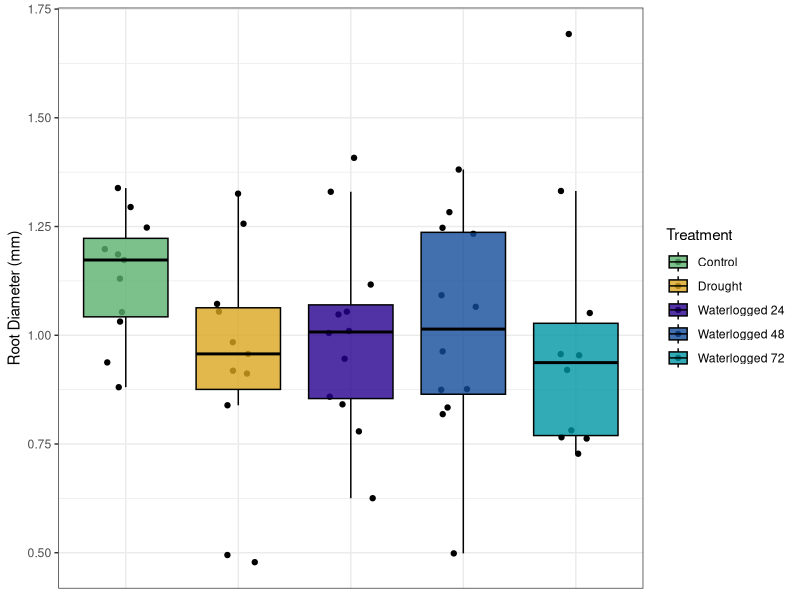
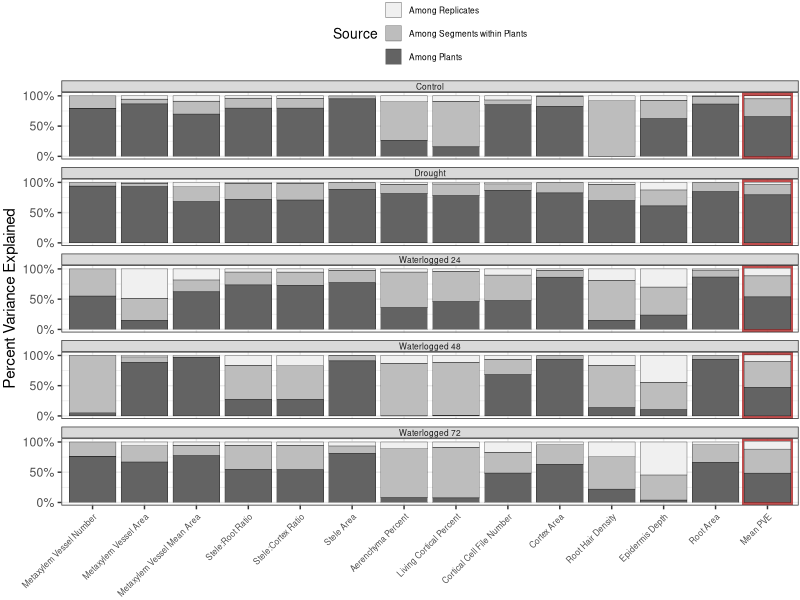
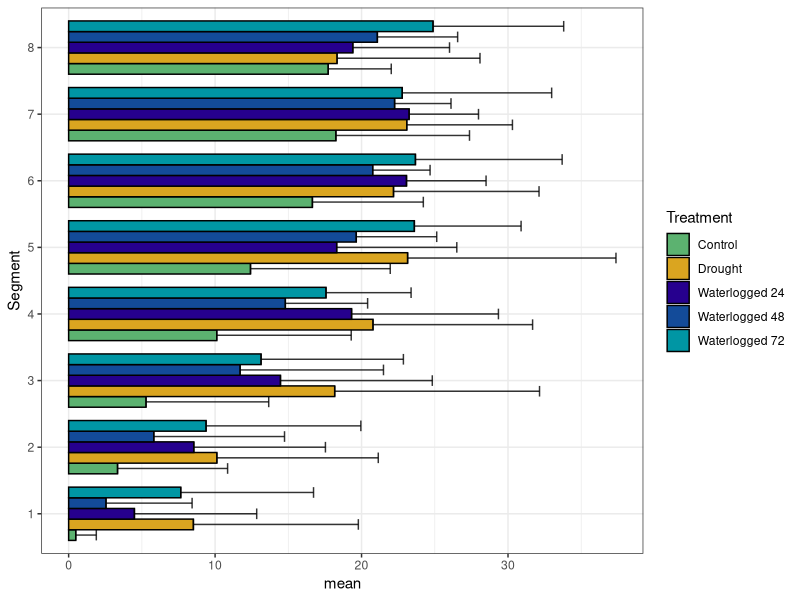
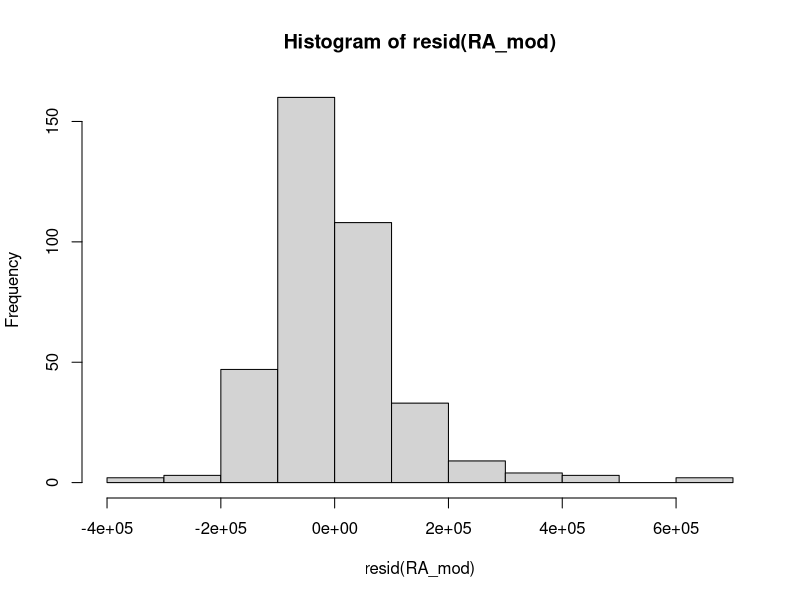
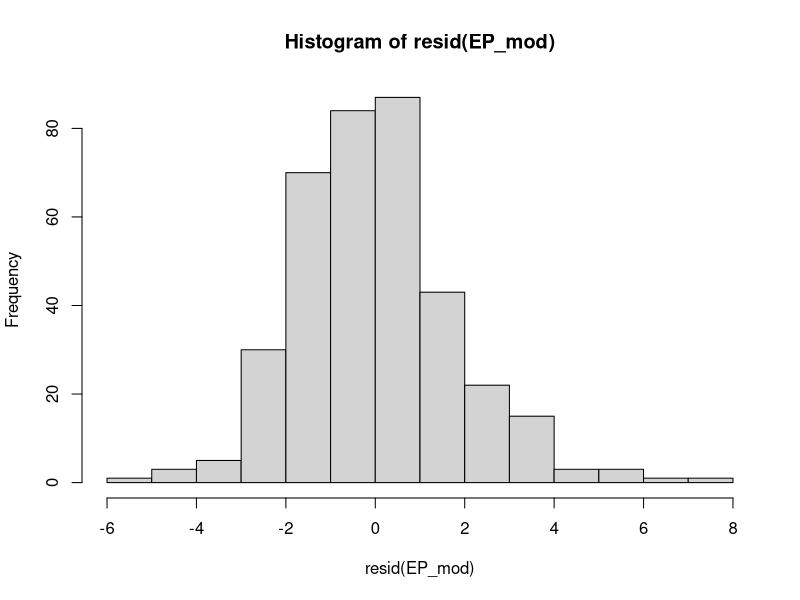
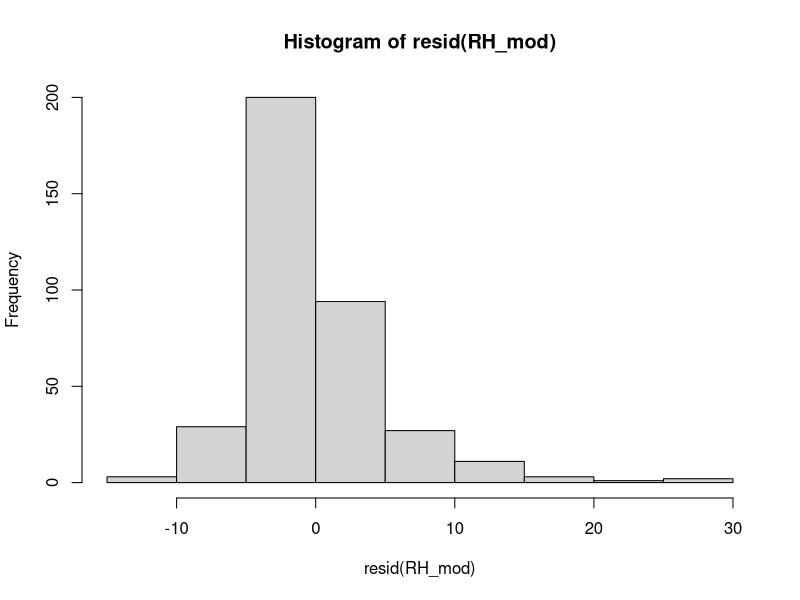
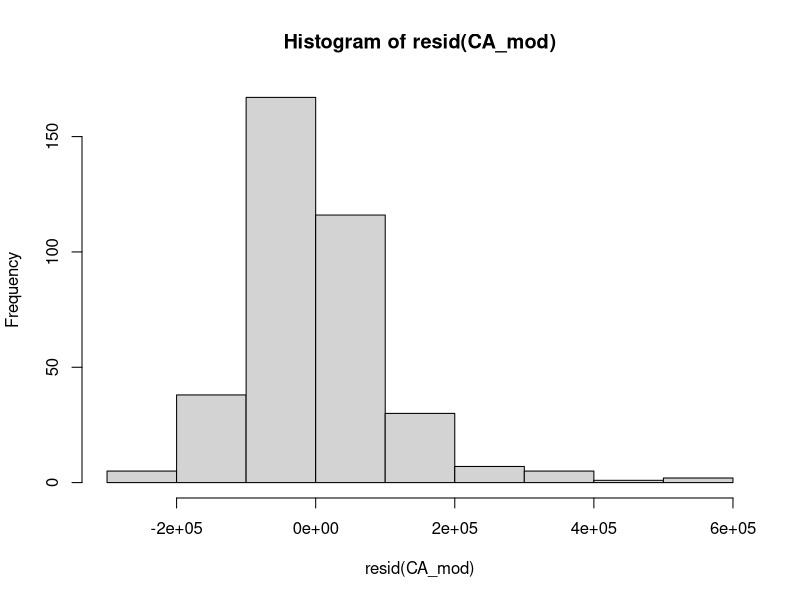
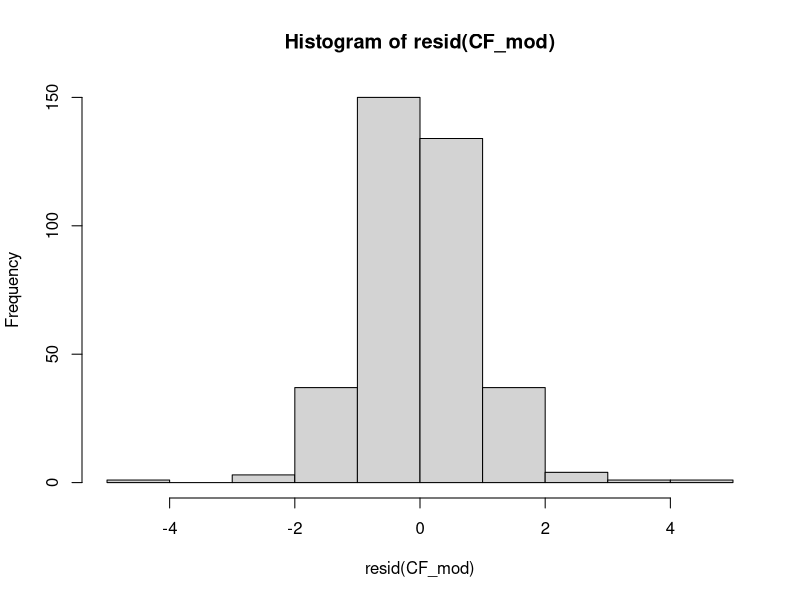

R code for these plots, in order:
### Tripsacum greenhouse experiment
### Root section analysis
### Code by Joel Swift 04-2024

library(tidyverse)
library(readxl)
library(emmeans)
library(ggpubr)
library(lmerTest)
library(viridis)
library(scales)

# Set theme
theme_set(theme_bw())
treatment_palette <- c("Waterlogged 24" = "#26008E",
                       "Waterlogged 48" = "#134B99",
                       "Waterlogged 72" = "#0096A4",
                       "Control" = "#5CB270",
                       "Drought" = "#DAA520")


#### 1) Load data and calculate derived areas and percentages ####
section_data <- read_xlsx("Section_data_plus_metadata.xlsx", sheet = 1)
# Convert couple of columns with NAs to numeric and segment to factor
numeric <- section_data %>% select(`Root Perimeter`:`Root Hair Number`) %>% mutate_if(is.character, as.numeric)
meta <- section_data %>% select(Plant_id:`Image Name`)
section_data <- bind_cols(meta, numeric)
rm(numeric, meta)
# convert all character columns to factor
section_data[sapply(section_data, is.character)] <- lapply(section_data[sapply(section_data, is.character)], as.factor)
section_data$Segment <- as.factor(section_data$Segment)
# Sanity check
summary(section_data)

# Calculate areas (um2)
section_data$`Cortex Area` <- (section_data$`Root Area` - section_data$`Stele Area`)
section_data$`Living Cortical Area` <- section_data$`Cortex Area` - section_data$`Aerenchyma Area`

# Calculate percentages (%)
section_data$`Living Cortical Percent` <- ((section_data$`Cortex Area` - section_data$`Aerenchyma Area`) / section_data$`Root Area`) * 100
section_data$`Aerenchyma Percent` <- (section_data$`Aerenchyma Area` / section_data$`Cortex Area`) * 100
section_data$`Aerenchyma Percent Whole Root` <- (section_data$`Aerenchyma Area` / section_data$`Root Area`) * 100

section_data$`Stele Percent` <- (section_data$`Stele Area` / section_data$`Root Area`) * 100
section_data$`Metaxylem Percent` <- (section_data$`Metaxylem Vessel Area` / section_data$`Stele Area`) * 100

# Ratios (X:Y)
section_data$`Stele:Cortex Ratio` <- section_data$`Stele Area` / section_data$`Cortex Area`
section_data$`Stele:Root Ratio` <- section_data$`Stele Area` / section_data$`Root Area`

# Scale root hair number by perimeter measurement 
section_data$`Root Hair Number` <- section_data$`Root Hair Number` / (section_data$`Root Perimeter`/1000) # Root hairs per mm of root perimeter

# Sanity check
str(section_data)

### Diameter range of roots ###
section_data$root_diameter <- (sqrt(section_data$`Root Area` / pi) * 2)

diameter_df <- section_data %>%
  select(root_diameter, Plant_id, Treatment) %>%
  group_by(Plant_id, Treatment) %>%
  summarize(mean_diameter_mm = (mean(root_diameter, na.rm = TRUE)/1000),
            count = n())

ggplot(diameter_df, aes(x = Treatment, y = mean_diameter_mm, fill = Treatment)) +
  geom_jitter(width = 0.2) +
  geom_boxplot(alpha = 0.8, outlier.colour = NA, color = "black") +
  scale_fill_manual(name = "Treatment", values = treatment_palette) +
  ylab("Root Diameter (mm)") +
  theme(axis.title.x=element_blank(),
        axis.text.x = element_blank(),
        axis.ticks.x = element_blank())

x <- section_data %>%
  select(root_diameter, Plant_id, Treatment) %>%
  group_by(Plant_id) %>%
  summarize(mean_diameter_mm = (mean(root_diameter, na.rm = TRUE)/1000),
            count = n())

# mean and standard error
summary(x$mean_diameter_mm)
sd(x$mean_diameter_mm) / sqrt(length(x$mean_diameter_mm))

#### 2) Check the variance between sections of the same segment of root ####
# Select all plants that have three sections per segment (i.e, have a replicate A, B, and C)
section_data_index <- section_data %>% filter(Replicate %in% c("B", "C"))
section_data_replicated <- section_data %>% filter(Plant_id %in% unique(section_data_index$Plant_id))
rm(section_data_index)

##### Percent variance explained  #####
pve_by_t <- function(trait, treatment_var = "Treatment") {
  # Trait with back ticks
  trait_sym <- as.name(trait)
  # Treatment  levels
  treatments <- unique(section_data_replicated[[treatment_var]])
  # Initialize output list
  output <- list()
  
  # Loop through treatment levels
  for (t in treatments) {
    # Subset data
    data_subset <- section_data_replicated %>% filter(.data[[treatment_var]] == t)
    # Conditional Metaxylem Vessel Number
    formula <- if (trait == "Metaxylem Vessel Number") {
      as.formula(bquote(.(trait_sym) ~ (1 | Plant_id)))
    } else {
      as.formula(bquote(.(trait_sym) ~ (1 | Plant_id) + (1 | Plant_id:Segment)))
    }
    # Fit model
    model <- lmer(formula, data = data_subset)
    
    # Get variance components
    var_comps <- as.data.frame(VarCorr(model))
    total_var <- sum(var_comps$vcov)
    var_comps$PVE <- (var_comps$vcov / total_var)
    
    # Tidy results
    result <- var_comps[, c("grp", "vcov", "PVE")]
    result$Trait <- trait
    result$Treatment <- t
    names(result) <- c("Group", "Variance", "Percent_Variance_Explained", "Trait", "Treatment")
    
    # Rename groups
    result$Group <- dplyr::recode(result$Group,
                                  "Residual" = "Among Replicates",
                                  "Plant_id:Segment" = "Among Segments within Plants",
                                  "Plant_id" = "Among Plants")
    #loop result
    output[[t]] <- result
  }
  
  # Combine and return
  temp <- bind_rows(output)
  return( temp %>%
    select(-Variance) %>%
    pivot_longer(cols = Percent_Variance_Explained, values_to = "PVE"))
}

#Modeling Strategy 
# Variance partitioned by Sources
# (1|Plant_id) = Among plants (regardless of segment) [All Plant_id]
# (1|Plant_id:Segment) = Among Segments [1,2,3,4,5,6,7,8]
# (1|Residual) = Among Replicates [A,B,C]
PVE_df <- rbind(pve_by_t("Root Area"),
                pve_by_t("Epidermis Depth"),
                pve_by_t("Root Hair Number"),
                pve_by_t("Cortex Area"),
                pve_by_t("Cortical Cell File Number"),
                pve_by_t("Living Cortical Percent"),
                pve_by_t("Aerenchyma Percent"),
                pve_by_t("Stele Area"),
                pve_by_t("Stele:Cortex Ratio"),
                pve_by_t("Stele:Root Ratio"),
                pve_by_t("Metaxylem Vessel Area"),
                pve_by_t("Metaxylem Vessel Number"),
                pve_by_t("Metaxylem Vessel Mean Area"))

# There is no variance within replicates for metaxylem number
# so the "residual term" is re-coded for that trait here
PVE_df <- PVE_df %>%
  mutate(Group = if_else(
    Trait == "Metaxylem Vessel Number" & Group == "Among Replicates",
    "Among Segments within Plants",
    Group
  ))

# set factor levels for plotting
PVE_df$Group <- factor(PVE_df$Group, levels = c("Among Replicates",
                                                "Among Segments within Plants",
                                                "Among Plants"))

# Get mean PVE across traits by treatment
mean_pve_df <- PVE_df %>%
  group_by(Treatment, Group) %>%
  summarise(PVE = mean(PVE), .groups = "drop") %>%
  mutate(Trait = "Mean PVE", name = "Percent_Variance_Explained")
PVE_df <- bind_rows(PVE_df, mean_pve_df)

# Factor level for plot right to left. Rename root hair number.
PVE_df$Trait <- factor(PVE_df$Trait, levels = rev(c("Mean PVE","Root Area", "Epidermis Depth", "Root Hair Number",
                                                    "Cortex Area", "Cortical Cell File Number", "Living Cortical Percent", "Aerenchyma Percent",
                                                    "Stele Area", "Stele:Cortex Ratio", "Stele:Root Ratio",
                                                    "Metaxylem Vessel Mean Area", "Metaxylem Vessel Area", "Metaxylem Vessel Number")))
levels(PVE_df$Trait)[levels(PVE_df$Trait) == "Root Hair Number"] <- "Root Hair Density"
# PLOTTING 
Barplot_PVE <- ggplot(PVE_df, aes(x = Trait, y = PVE, fill = Group)) +
  annotate("rect",xmin = 13.5, xmax = 14.5, ymin = -Inf, ymax = Inf, fill = "firebrick", alpha = 0.8) +
  geom_bar(stat = "identity", position = "stack", color = "black", size = 0.1) +
  facet_wrap(~ Treatment, ncol = 1) +
  labs(y = "Percent Variance Explained", fill = "Group") +
  scale_fill_brewer(palette = "Greys", name = "Source") +
  scale_y_continuous(labels = percent_format(accuracy = 1), breaks = seq(0, 1, by = 0.5)) +
  theme(axis.text.x = element_text(angle = 45, hjust = 1, size = 6), axis.title.x = element_blank(),
        strip.text = element_text(size = 6, margin = margin(t = 1, b = 1)), legend.position = "top",
        legend.text = element_text(size = 6), legend.title = element_text(size = 10),
        legend.key.height = unit(0.4, "cm"), legend.key.width = unit(0.4, "cm"),
        plot.margin = margin(t = 1, r = 1, b = 1, l = 2),
        legend.margin = margin(b = 0.5, t = 0.5)) +
  guides(fill = guide_legend(nrow = 3, byrow = TRUE))
Barplot_PVE

ggsave("figures/Figure3_PVE_Plot.png", Barplot_PVE, width = 3.25, height = 6, units = "in")
ggsave("figures/Figure3_PVE_Plot.svg", Barplot_PVE, width = 3.25, height = 6, units = "in")

# Numbers
section_data_replicated %>%
  distinct(Plant_id, Treatment) %>%
  count(Treatment, name = "N_treatment") # Number plants by treatment

section_data_replicated %>%
  distinct(Plant_id, Treatment, Segment) %>%
  count(Treatment, name = "N_treatment") # Number Segments by treatment

section_data_replicated %>%
  distinct(Plant_id, Segment, Treatment, Replicate) %>%
  count(Treatment, name = "N_treatment") # Number of replicates by treatment

# Stats, dunnett comparing rep to plants/segments
lm_by_traits <- lm(PVE ~ Group*Trait, data = PVE_df %>% filter(Trait != "Mean PVE"))
contrast(emmeans(lm_by_traits,~Group|Trait), "trt.vs.ctrl", ref = 1)

PVE_df %>%
  filter(Trait == "Mean PVE") %>%
  select(Group, Treatment, PVE) %>%
  filter(Group == "Among Replicates")

PVE_df %>%
  filter(Trait == "Mean PVE") %>%
  select(Group, Treatment, PVE) %>%
  filter(Group == "Among Segments within Plants")

PVE_df %>%
  filter(Trait == "Mean PVE") %>%
  select(Group, Treatment, PVE) %>%
  filter(Group == "Among Plants")

section_data_replicated %>%
  summarize(CV = sd(`Epidermis Depth`, na.rm = TRUE) / mean(`Epidermis Depth`, na.rm = TRUE))
section_data_replicated %>%
  summarize(CV = sd(`Root Area`, na.rm = TRUE) / mean(`Root Area`, na.rm = TRUE))
section_data_replicated %>%
  summarize(CV = sd(`Metaxylem Vessel Number`, na.rm = TRUE) / mean(`Metaxylem Vessel Number`, na.rm = TRUE))


section_data_replicated %>%
  pivot_longer(
    cols = where(is.numeric), # or specify trait columns directly
    names_to = "Trait",
    values_to = "Value"
  ) %>%
  group_by(Trait) %>%
  summarize(
    CV = sd(Value, na.rm = TRUE) / mean(Value, na.rm = TRUE)
  ) %>%
  arrange(desc(CV))


#### 3) Analysis with A sections, expanded sampling ####
# We use only single section from each of the samples that had 3 sections (labeled A,B,C) imaged to avoid
# including technical replicates into the main analysis.
## Select only A sections
A_section_data <- section_data %>% filter(Replicate == "A")

# flip order from 8 == root tip, 1 == root base
# to: 1 == root tip, 8 == Root base
# This is more sensible for presentation.
A_section_data <- A_section_data %>%
  group_by(Plant_id) %>%
  mutate(Segment = rev(Segment))

#### 4) Root length plot ####
# Root lengths by treatment
Root_length_count <- A_section_data %>%
  group_by(Treatment) %>%
  count(Segment)

Root_length_count_plot <- ggplot(Root_length_count, aes(x = Treatment, y = n, fill = Treatment)) +
  geom_bar(stat="identity") +
  scale_y_continuous(breaks = seq(1, 12, by = 1)) +
  ylab("Number of Samples") +
  scale_fill_manual(values = treatment_palette, name = "Treatment") +
  theme(legend.text.align = 0,
        axis.text.x = element_blank(), axis.ticks.x = element_blank(),
        legend.position = 'right') + 
  xlab("Root Segment (cm) | Root tip to root base") +
  facet_grid(~Segment)

ggsave("figures/FigureS1_Root_length_count.svg", Root_length_count_plot, width = 10, height = 4, units = "in")
ggsave("figures/FigureS1_Root_length_count.png", Root_length_count_plot, width = 10, height = 4, units = "in")

# Sanity check
str(A_section_data)

#### 4.1) Root aerenchmya plot, in relation to whole root to compare to Gong et. al 2019 ####
# Gong et al. 2019 used the aerenchyma as a percentage of the whole root, here I make a similar plot and summarise the stats.
A_section_data %>%
  group_by(Treatment, Segment) %>%
  select(`Aerenchyma Percent Whole Root`) %>%
  summarise(mean = mean(`Aerenchyma Percent Whole Root`, na.rm = TRUE), sd = sd(`Aerenchyma Percent Whole Root`, na.rm = TRUE)) %>%
  ggplot(., aes(y = Segment, x = mean, fill = Treatment)) +
  geom_bar(stat = "identity", position = "dodge", width = 0.8, color = "black") +
  scale_fill_manual(values = treatment_palette) +
  geom_errorbar( aes(y=Segment, xmin=mean, xmax=mean+sd),stat = "identity", position = "dodge", width=0.8, colour="black", alpha=0.8, size=0.5)

stats <- A_section_data %>%
  group_by(Treatment, Segment) %>%
  select(`Aerenchyma Percent Whole Root`) %>%
  summarise(mean = mean(`Aerenchyma Percent Whole Root`, na.rm = TRUE), sd = sd(`Aerenchyma Percent Whole Root`, na.rm = TRUE))

#### 5) Modeling and treatment to control plot ####
# Models
RA_mod <- lmer(`Root Area` ~ Treatment*Segment + (1|Plant_id), data = A_section_data)
EP_mod <- lmer(`Epidermis Depth` ~ Treatment*Segment + (1|Plant_id), data = A_section_data)
RH_mod <- lmer(`Root Hair Number` ~ Treatment*Segment + (1|Plant_id), data = A_section_data)
CA_mod <- lmer(`Cortex Area` ~ Treatment*Segment + (1|Plant_id), data = A_section_data)
CF_mod <- lmer(`Cortical Cell File Number` ~ Treatment*Segment + (1|Plant_id), data = A_section_data)
LC_mod <- lmer(`Living Cortical Percent` ~ Treatment*Segment + (1|Plant_id), data = A_section_data)
AR_mod <- lmer(`Aerenchyma Percent` ~ Treatment*Segment + (1|Plant_id), data = A_section_data)
SA_mod <- lmer(`Stele Area` ~ Treatment*Segment + (1|Plant_id), data = A_section_data)
SC_mod <- lmer(`Stele:Cortex Ratio` ~ Treatment*Segment + (1|Plant_id), data = A_section_data)
SR_mod <- lmer(`Stele:Root Ratio` ~ Treatment*Segment + (1|Plant_id), data = A_section_data)
MA_mod <- lmer(`Metaxylem Vessel Area` ~ Treatment*Segment + (1|Plant_id), data = A_section_data)
MN_mod <- lmer(`Metaxylem Vessel Number` ~ Treatment*Segment + (1|Plant_id), data = A_section_data)
MV_mod <- lmer(`Metaxylem Vessel Mean Area` ~ Treatment*Segment + (1|Plant_id), data = A_section_data)

# Anovas
anova(RA_mod)
anova(EP_mod)
anova(RH_mod)
anova(CA_mod)
anova(CF_mod)
anova(LC_mod)
anova(AR_mod)
anova(SA_mod)
anova(SC_mod)
anova(SR_mod)
anova(MA_mod)
anova(MN_mod)
anova(MV_mod)

# Contrasts T*S
contrast(emmeans(RA_mod,~Treatment|Segment), "trt.vs.ctrl", ref = 1)
contrast(emmeans(EP_mod,~Treatment|Segment), "trt.vs.ctrl", ref = 1)
contrast(emmeans(RH_mod,~Treatment|Segment), "trt.vs.ctrl", ref = 1)
contrast(emmeans(CA_mod,~Treatment|Segment), "trt.vs.ctrl", ref = 1)
contrast(emmeans(CF_mod,~Treatment|Segment), "trt.vs.ctrl", ref = 1)
contrast(emmeans(LC_mod,~Treatment|Segment), "trt.vs.ctrl", ref = 1)
contrast(emmeans(AR_mod,~Treatment|Segment), "trt.vs.ctrl", ref = 1)
contrast(emmeans(SA_mod,~Treatment|Segment), "trt.vs.ctrl", ref = 1)
contrast(emmeans(SC_mod,~Treatment|Segment), "trt.vs.ctrl", ref = 1)
contrast(emmeans(SR_mod,~Treatment|Segment), "trt.vs.ctrl", ref = 1)
contrast(emmeans(MA_mod,~Treatment|Segment), "trt.vs.ctrl", ref = 1)
contrast(emmeans(MN_mod,~Treatment|Segment), "trt.vs.ctrl", ref = 1)
contrast(emmeans(MV_mod,~Treatment|Segment), "trt.vs.ctrl", ref = 1)

# Histograms of residuals
hist(resid(RA_mod))
hist(resid(EP_mod))
hist(resid(RH_mod))
hist(resid(CA_mod))
hist(resid(CF_mod))
hist(resid(LC_mod))
hist(resid(AR_mod))
hist(resid(SA_mod))
hist(resid(SC_mod))
hist(resid(SR_mod))
hist(resid(MA_mod))
hist(resid(MN_mod))
hist(resid(MV_mod))
# Residuals look mostly fine in the histograms, often have long tails.

# Posthoc dunnet tests
Dunn_emmeans <- function(mod){
  anova(mod)
  mod.emm <- emmeans(mod,~Treatment|Segment)
  con <- contrast(mod.emm, "trt.vs.ctrl", ref = 1)
  return(con)
}

plot(Dunn_emmeans(RA_mod))
plot(Dunn_emmeans(EP_mod))
plot(Dunn_emmeans(RH_mod))
plot(Dunn_emmeans(CA_mod))
plot(Dunn_emmeans(CF_mod))
plot(Dunn_emmeans(LC_mod))
plot(Dunn_emmeans(AR_mod))
plot(Dunn_emmeans(SA_mod))
plot(Dunn_emmeans(SC_mod))
plot(Dunn_emmeans(SR_mod))
plot(Dunn_emmeans(MA_mod))
plot(Dunn_emmeans(MN_mod))
plot(Dunn_emmeans(MV_mod))

# Dunnett Figure df function
Dunn_emmeans_DF <- function(mod){
  anova(mod)
  mod.emm <- emmeans(mod,~Treatment|Segment)
  con <- contrast(mod.emm, "trt.vs.ctrl", ref = 1)
  # These indexes break the emmgrid into pieces to make a dataframe (easier for later plotting)
  df <- rbind(data.frame(con[1:4]),
              data.frame(con[5:8]),
              data.frame(con[9:12]),
              data.frame(con[13:16]),
              data.frame(con[17:20]),
              data.frame(con[21:24]),
              data.frame(con[25:28]),
              data.frame(con[29:32]))
  return(df)
}

RA_df <- data.frame(Dunn_emmeans_DF(RA_mod), "Trait" = replicate(32, "Root Area"))
EP_df <- data.frame(Dunn_emmeans_DF(EP_mod), "Trait" = replicate(32, "Epidermis Depth"))
RH_df <- data.frame(Dunn_emmeans_DF(RH_mod), "Trait" = replicate(32, "Root Hair Number"))
CA_df <- data.frame(Dunn_emmeans_DF(CA_mod), "Trait" = replicate(32, "Cortex Area"))
CF_df <- data.frame(Dunn_emmeans_DF(CF_mod), "Trait" = replicate(32, "Cortical Cell File Number"))
LC_df <- data.frame(Dunn_emmeans_DF(LC_mod), "Trait" = replicate(32, "Living Cortical Percent"))
AR_df <- data.frame(Dunn_emmeans_DF(AR_mod), "Trait" = replicate(32, "Aerenchyma Percent"))
SA_df <- data.frame(Dunn_emmeans_DF(SA_mod), "Trait" = replicate(32, "Stele Area"))
SC_df <- data.frame(Dunn_emmeans_DF(SC_mod), "Trait" = replicate(32, "Stele:Cortex Ratio"))
SR_df <- data.frame(Dunn_emmeans_DF(SR_mod), "Trait" = replicate(32, "Stele:Root Ratio"))
MA_df <- data.frame(Dunn_emmeans_DF(MA_mod), "Trait" = replicate(32, "Metaxylem Vessel Area"))
MN_df <- data.frame(Dunn_emmeans_DF(MN_mod), "Trait" = replicate(32, "Metaxylem Vessel Number"))
MV_df <- data.frame(Dunn_emmeans_DF(MV_mod), "Trait" = replicate(32, "Metaxylem Vessel Mean Area"))

# Create long dataframe
full_df <- rbind(RA_df, EP_df, RH_df, CA_df,
                 CF_df, LC_df, AR_df, SA_df, 
                 SC_df, SR_df, MA_df, MN_df,
                 MV_df)

# Rearrange trait factor order
full_df$Trait <- factor(full_df$Trait, levels = rev(c("Root Area", "Epidermis Depth", "Root Hair Number",
                                                      "Cortex Area", "Cortical Cell File Number", "Living Cortical Percent", "Aerenchyma Percent",
                                                      "Stele Area", "Stele:Cortex Ratio", "Stele:Root Ratio",
                                                      "Metaxylem Vessel Area", "Metaxylem Vessel Number", "Metaxylem Vessel Mean Area")))

# Create dataframes for plotting by treatment
Drought_DF <- full_df %>%
  filter(contrast == "Drought - Control") %>%
  group_by(Trait) %>%
  mutate(`Relative Change`= round(((estimate/ sum(abs(estimate)))*100), digits = 0),
         "Significance" = case_when(p.value < 0.05 ~ "*",
                                    p.value < 0.1 ~ "-",
                                    p.value > 0.05 ~ ""))

Flood24_DF <- full_df %>%
  filter(contrast == "Waterlogged 24 - Control") %>%
  group_by(Trait) %>%
  mutate(`Relative Change`= round(((estimate/ sum(abs(estimate)))*100), digits = 0),
         "Significance" = case_when(p.value < 0.05 ~ "*",
                                    p.value < 0.1 ~ "-",
                                    p.value > 0.05 ~ ""))

Flood48_DF <- full_df %>%
  filter(contrast == "Waterlogged 48 - Control") %>%
  group_by(Trait) %>%
  mutate(`Relative Change`= round(((estimate/ sum(abs(estimate)))*100), digits = 0),
         "Significance" = case_when(p.value < 0.05 ~ "*",
                                    p.value < 0.1 ~ "-",
                                    p.value > 0.05 ~ ""))

Flood72_DF <- full_df %>%
  filter(contrast == "Waterlogged 72 - Control") %>%
  group_by(Trait) %>%
  mutate(`Relative Change`= round(((estimate/ sum(abs(estimate)))*100), digits = 0),
         "Significance" = case_when(p.value < 0.05 ~ "*",
                                    p.value < 0.1 ~ "-",
                                    p.value > 0.05 ~ ""))

# get limits for plotting at same gradient scale
max(Flood72_DF$`Relative Change`, Flood24_DF$`Relative Change`,
    Drought_DF$`Relative Change`, Flood48_DF$`Relative Change`)

min(Flood72_DF$`Relative Change`, Flood24_DF$`Relative Change`,
    Drought_DF$`Relative Change`, Flood48_DF$`Relative Change`)

# plots
a <- ggplot(Drought_DF, aes(x = Segment , y = Trait, fill = `Relative Change`)) +
  geom_tile(color = "black") +
  coord_fixed() +
  geom_text(aes(label = `Significance`), color = "black", size = 8) +
  xlab("Root Segment (cm)") +
  scale_fill_gradient2(low='dodgerblue1', high='firebrick1', mid='white', name="Relative Change from Control (%)", limits = c(-45,40)) +
  theme(axis.title.y = element_blank()) +
  labs(title = "Drought")

b <- ggplot(Flood24_DF, aes(x = Segment , y = Trait, fill = `Relative Change`)) +
  geom_tile(color = "black") +
  coord_fixed() +
  geom_text(aes(label = `Significance`), color = "black", size = 8) +
  xlab("Root Segment (cm)") +
  scale_fill_gradient2(low='dodgerblue1', high='firebrick1', mid='white', name="Relative Change from Control (%)", limits = c(-45,40)) +
  theme(axis.text.y = element_blank(), axis.title.y = element_blank()) +
  labs(title = "Flood 24")

c <- ggplot(Flood48_DF, aes(x = Segment , y = Trait, fill = `Relative Change`)) +
  geom_tile(color = "black") +
  coord_fixed() +
  geom_text(aes(label = `Significance`), color = "black", size = 8) +
  xlab("Root Segment (cm)") +

  scale_fill_gradient2(low='dodgerblue1', high='firebrick1', mid='white', name="Relative Change from Control (%)", limits = c(-45,40)) +
  theme(axis.text.y = element_blank(), axis.title.y = element_blank()) +
  labs(title = "Flood 48")

d <- ggplot(Flood72_DF, aes(x = Segment , y = Trait, fill = `Relative Change`)) +
  geom_tile(color = "black") +
  coord_fixed() +
  geom_text(aes(label = `Significance`), color = "black", size = 8) +
  xlab("Root Segment (cm)") +
  scale_fill_gradient2(low='dodgerblue1', high='firebrick1', mid='white', name="Relative Change from Control (%)", limits = c(-40,40)) +
  theme(axis.text.y = element_blank(), axis.title.y = element_blank()) +
  labs(title = "Flood 72")

#arrange and save
Segment_by_treatment <- ggarrange(a,b,c,d, labels = "AUTO", nrow = 1, legend = "right", common.legend = TRUE, align = "hv")
ggsave("figures/Figure4_heatmap_bytreatment_plots.png", Segment_by_treatment, width = 16, height = 8, units = "in")
ggsave("figures/Figure4_heatmap_bytreatment_plots.svg", Segment_by_treatment, width = 16, height = 8, units = "in")

#### 7) Emmeans Cortex Plot ####
contrast(emmeans(CF_mod,~Treatment|Segment), "trt.vs.ctrl", ref = 1)

Cortical_file_plot <- ggplot(plot(emmeans(CF_mod,~Treatment|Segment), plotit = FALSE), aes(x = Segment, y = the.emmean, color = Treatment)) +
  ylab("Cortical Cell File Number") +
  scale_y_continuous(limits = c(10, 20), breaks = seq(10, 20, by = 2)) +
  geom_pointrange(aes(ymin = lower.CL, ymax = upper.CL, fill = Treatment), size = 0.50,
                  linewidth = 1.75, fill = "white", shape = 22, position = position_dodge(width = 0.75)) +
  scale_color_manual(values = treatment_palette, name = "Treatment") +
  theme(axis.title.x = element_blank())

LCA_plot <- ggplot(plot(emmeans(LC_mod,~Treatment|Segment), plotit = FALSE), aes(x = Segment, y = the.emmean, color = Treatment)) +
  ylab("Living Cortical Percent") +
  scale_y_continuous(limits = c(50, 90), breaks = seq(50, 90, by = 10), labels = function(x) paste0(x, "%")) +
  geom_pointrange(aes(ymin = lower.CL, ymax = upper.CL, fill = Treatment), size = 0.50,
                  linewidth = 1.75, fill = "white", shape = 22, position = position_dodge(width = 0.75)) +
  scale_color_manual(values = treatment_palette, name = "Treatment") +
  xlab("Root Segment (cm) | Root tip to root base")

CO_LCA_plot <- ggarrange(Cortical_file_plot, LCA_plot, nrow = 2, common.legend = TRUE,
                         legend = "right", labels = "AUTO", align = 'hv')
ggsave("figures/Figure5_Cell_file_LCA_plot.svg", CO_LCA_plot, width = 170, height = 135, units = "mm")
ggsave("figures/Figure5_Cell_file_LCA_plot.png", CO_LCA_plot, width = 170, height = 135, units = "mm")

#### 8) Emmeans Metaxylem Vessel Plot ####
contrast(emmeans(SA_mod,~Treatment), "trt.vs.ctrl", ref = 1)
contrast(emmeans(MN_mod,~Treatment), "trt.vs.ctrl", ref = 1)
contrast(emmeans(MV_mod,~Treatment), "trt.vs.ctrl", ref = 1)

a <- ggplot(plot(emmeans(SA_mod,~Treatment), plotit = FALSE), aes(x = Treatment, y = the.emmean, color = Treatment)) +
  ylab("Stele Area (um^2)") +
  geom_pointrange(aes(ymin = lower.CL, ymax = upper.CL, fill = Treatment),
                  size = 0.75, linewidth = 1.75, fill = "white", shape = 22) +
  scale_color_manual(values = treatment_palette, name = "Treatment") +
  theme(axis.text.x = element_text(angle = 45, vjust = 1, hjust=1), axis.title.x = element_blank())

b <- ggplot(plot(emmeans(MN_mod,~Treatment), plotit = FALSE), aes(x = Treatment, y = the.emmean, color = Treatment)) +
  ylab("Metaxylem Vessel Count") +
  geom_pointrange(aes(ymin = lower.CL, ymax = upper.CL, fill = Treatment),
                  size = 0.75, linewidth = 1.75, fill = "white", shape = 22,
                  position = position_dodge(width = 0.5)) +
  scale_color_manual(values = treatment_palette, name = "Treatment") +
  theme(axis.text.x = element_text(angle = 45, vjust = 1, hjust=1), axis.title.x = element_blank())

c <- ggplot(plot(emmeans(MV_mod,~Treatment), plotit = FALSE), aes(x = Treatment, y = the.emmean, color = Treatment)) +
  ylab("Metaxylem Vessel Mean Area (um^2)") +
  geom_pointrange(aes(ymin = lower.CL, ymax = upper.CL, fill = Treatment),
                  size = 0.75, linewidth = 1.75, fill = "white", shape = 22) +
  scale_color_manual(values = treatment_palette, name = "Treatment") + 
  theme(axis.text.x = element_text(angle = 45, vjust = 1, hjust=1), axis.title.x = element_blank())


A_section_data$`Metaxylem Vessel Area`

A_section_data$`Metaxylem Vessel Mean Area`

Metaxylem_plot <- ggarrange(a,b,c, nrow = 1, common.legend = TRUE, legend = 'right', labels = "AUTO")
ggsave("figures/Figure6_metaxylem_plot.svg", Metaxylem_plot, width = 170, height = 95, units = "mm")
ggsave("figures/Figure6_metaxylem_plot.png", Metaxylem_plot, width = 170, height = 95, units = "mm")


#### 9) Drought vs Flood 72 Comparison | S:R Ratio plot####
# filter to select stress classes
Only_F72_D <- A_section_data %>%
  filter(Treatment %in% c("Drought", "Waterlogged 72", "Control"))

# Sanity check
str(Only_F72_D)

# STATS
anova(lmer(`Stele:Root Ratio` ~ Treatment*Segment + (1|Plant_id), data = Only_F72_D))
mod <- lmer(`Stele:Root Ratio` ~ Treatment*Segment + (1|Plant_id), data = Only_F72_D)
contrast(emmeans(mod,~Treatment|Segment), "trt.vs.ctrl", ref = 1)
pairs(emmeans(mod,~Treatment|Segment))

SR_ratio_plot <- ggplot(plot(emmeans(mod,~Treatment*Segment), plotit = FALSE), aes(x = Segment, y = the.emmean, color = Treatment)) +
  ylab("Stele:Root ratio") +
  geom_pointrange(aes(ymin = lower.CL, ymax = upper.CL, color = Treatment),
                  size = 0.75, linewidth = 1.75, fill = "white", shape = 22,
                  position = position_dodge(width = 0.5)) +
  scale_color_manual(values = treatment_palette, name = "Treatment") +
  xlab("Root Segment (cm) | Root tip to root base")

ggsave("figures/Figure7_Stele-Root_Ratio_plot.svg", SR_ratio_plot, width = 170, height = 60, unit = "mm")
ggsave("figures/Figure7_Stele-Root_Ratio_plot.png", SR_ratio_plot, width = 170, height = 60, unit = "mm")
